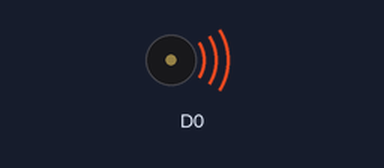
A sketch run on a simulated ESP8266 (Wemos D1 mini). On the bench: buzzer (waves = sounding).

Above: at 0.12 s.
At 13.25 s:
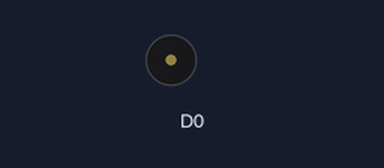
Timing chart, 0 to 13.7 s (numbered marks = the images above):
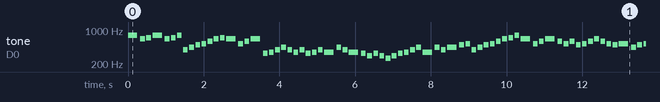

Measured:
- by itself, tone on D0: plays 784 Hz for 0.25 s, 659 Hz for 0.12 s, 698 Hz for 0.12 s, 784 Hz for 0.25 s, 659 Hz for 0.12 s, 698 Hz for 0.12 s … (691 notes in this stretch)

The sketch:

jackpot_song.ino
```cpp
/*
 * Written by chuan an from scratch and slightly modified by xing yuan
 *
 * plays a song at high tempo
 */

#define NOTE_C4  262
#define NOTE_D4  294
#define NOTE_E4  330
#define NOTE_F4  349
#define NOTE_G4  392
#define NOTE_A4  440
#define NOTE_B4  494
#define NOTE_C5  523
#define NOTE_D5  587
#define NOTE_E5  659
#define NOTE_F5  698
#define NOTE_G5  784


void setup() {
  // put your setup code here, to run once:
}

void loop() {
  play();//Play the music.
  delay(300);//Pause for a while.
}

int melody[] = {
  NOTE_G5,NOTE_E5,NOTE_F5,NOTE_G5,NOTE_E5,NOTE_F5,NOTE_G5,NOTE_G4,NOTE_A4,NOTE_B4,NOTE_C5,NOTE_D5,NOTE_E5,NOTE_F5,
  NOTE_E5,NOTE_C5,NOTE_D5,NOTE_E5,NOTE_E4,NOTE_F4,NOTE_G4,NOTE_A4,NOTE_G4,NOTE_F4,NOTE_G4,NOTE_E4,NOTE_F4,NOTE_G4,
  NOTE_F4,NOTE_A4,NOTE_G4,NOTE_F4,NOTE_E4,NOTE_D4,NOTE_E4,NOTE_D4,NOTE_C4,NOTE_D4,NOTE_E4,NOTE_F4,NOTE_G4,NOTE_A4,
  NOTE_F4,NOTE_A4,NOTE_G4,NOTE_A4,NOTE_B4,NOTE_C5,NOTE_G4,NOTE_A4,NOTE_B4,NOTE_C5,NOTE_D5,NOTE_E5,NOTE_F5,NOTE_G5,
  NOTE_E5,NOTE_C5,NOTE_D5,NOTE_E5,NOTE_D5,NOTE_C5,NOTE_D5,NOTE_B4,NOTE_C5,NOTE_D5,NOTE_E5,NOTE_D5,NOTE_C5,NOTE_B4,
  NOTE_C5,NOTE_A4,NOTE_B4,NOTE_C5,NOTE_C4,NOTE_D4,NOTE_E4,NOTE_F4,NOTE_E4,NOTE_D4,NOTE_E4,NOTE_C5,NOTE_B4,NOTE_C5,
  NOTE_A4,NOTE_C5,NOTE_B4,NOTE_A4,NOTE_G4,NOTE_F4,NOTE_G4,NOTE_F4,NOTE_E4,NOTE_F4,NOTE_G4,NOTE_A4,NOTE_B4,NOTE_C4,
  NOTE_A4,NOTE_C5,NOTE_B4,NOTE_C5,NOTE_B4,NOTE_A4,NOTE_B4,NOTE_C5,NOTE_D5,NOTE_C5,NOTE_B4,NOTE_C5,NOTE_A4,NOTE_B4
};

int noteDurations[] = {
  8,16,16,8,16,16,16,16,16,16,16,16,16,16,
  8,16,16,8,16,16,16,16,16,16,16,16,16,16,
  8,16,16,8,16,16,16,16,16,16,16,16,16,16,
  8,16,16,8,16,16,16,16,16,16,16,16,16,16,
  8,16,16,8,16,16,16,16,16,16,16,16,16,16,
  8,16,16,8,16,16,16,16,16,16,16,16,16,16,
  8,16,16,8,16,16,16,16,16,16,16,16,16,16,
  8,16,16,8,16,16,16,16,16,16,16,16,16,16,

};

void play()
{
    for (int thisNote = 0; thisNote < 112; thisNote++) {

    // to calculate the note duration, take one second
    // divided by the note type.
    //e.g. quarter note = 1000 / 4, eighth note = 1000/8, etc.
    int noteDuration = 2000/noteDurations[thisNote];
    tone(D0,melody[thisNote],noteDuration);

    // to distinguish the notes, set a minimum time between them.
    // the note's duration + 30% seems to work well:
    int pauseBetweenNotes = noteDuration * 1.30;
    delay(pauseBetweenNotes);
    // stop the tone playing:
    noTone(D0);
  }
}
```
